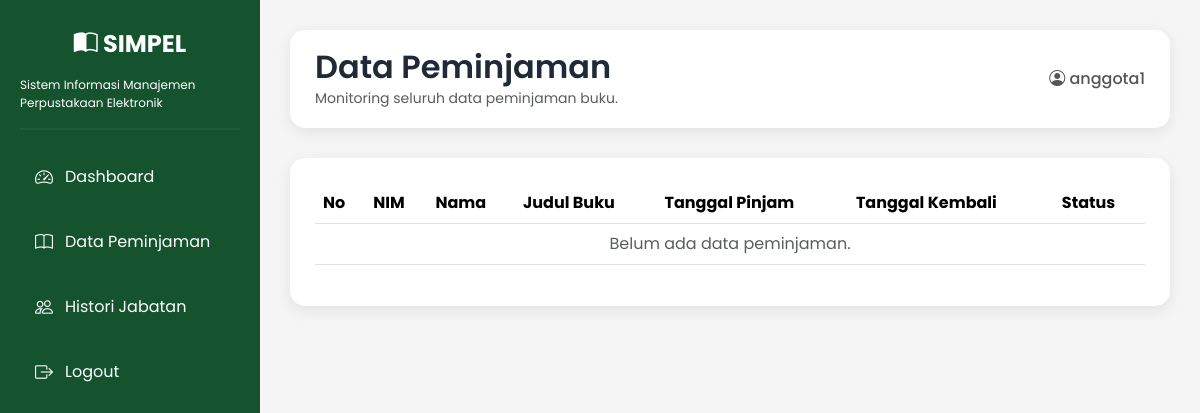
Page /data-peminjaman-kepala/ (signed in) on the earlier database version.
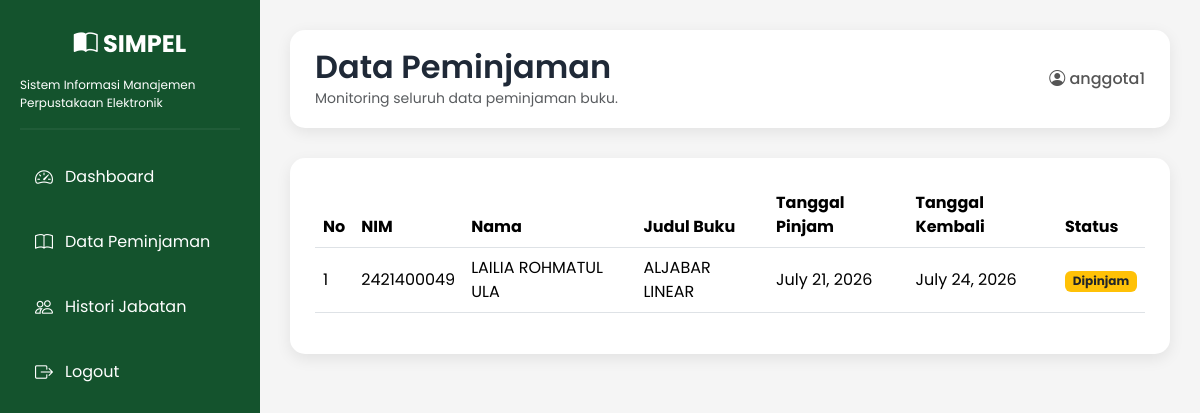
Same page on the later database version.
### library/models.py (models this page shows, shortened)
class Peminjaman(models.Model):
    STATUS = (
        ('Dipinjam', 'Dipinjam'),
        ('Dikembalikan', 'Dikembalikan'),
    )
    anggota = models.ForeignKey(Anggota, on_delete=models.CASCADE)
    buku = models.ForeignKey(Buku, on_delete=models.CASCADE)
    tanggal_pinjam = models.DateField()
    tanggal_kembali = models.DateField()
    status = models.CharField(max_length=20, choices=STATUS, default='Dipinjam')

class Anggota(models.Model):
    STATUS = (
        ('Menunggu', 'Menunggu'),
        ('Disetujui', 'Disetujui'),
        ('Ditolak', 'Ditolak'),
    )
    user = models.OneToOneField(
        User,
        on_delete=models.CASCADE,
        null=True,
        blank=True
    )
    nim = models.CharField(max_length=20)
    nama = models.CharField(max_length=100)
    prodi = models.CharField(max_length=100)
    fakultas = models.CharField(max_length=100)
    no_hp = models.CharField(max_length=20)
    alamat = models.TextField()
    status = models.CharField(
        max_length=20,
        choices=STATUS,
        default='Menunggu'
    )

class Buku(models.Model):
    kode_buku = models.CharField(max_length=20, unique=True)
    judul = models.CharField(max_length=200)
    penulis = models.CharField(max_length=100)
    penerbit = models.CharField(max_length=100)
    tahun_terbit = models.PositiveIntegerField()
    kategori = models.CharField(max_length=100)
    isbn = models.CharField(max_length=20, blank=True)
    lokasi_rak = models.CharField(
        max_length=50,
        default="Rak A1"
    )
    kondisi = models.CharField(
        max_length=20,
        choices=[
            ('Baik', 'Baik'),
            ('Rusak', 'Rusak'),
        ],
        default='Baik'
    )
    stok = models.PositiveIntegerField(default=0)

### library/views.py (the view)
# urls.py: path('data-peminjaman-kepala/',views.data_peminjaman_kepala,name='data_peminjaman_kepala'),
@login_required(login_url='login')
def data_peminjaman_kepala(request):
    data = Peminjaman.objects.select_related(
        'anggota',
        'buku'
    ).all().order_by('-tanggal_pinjam')
    return render(
        request,
        'library/data_peminjaman_kepala.html',
        {
            'data': data
        }
    )

### library/templates/library/data_peminjaman_kepala.html (shortened to what this page needs)
{% extends 'library/base_kepala.html' %}
{% block content %}
<div class="topbar">
    <div>
        <h2>Data Peminjaman</h2>
        <small class="text-muted">
            Monitoring seluruh data peminjaman buku.
        </small>
    </div>
    <div class="user">
        <i class="bi bi-person-circle"></i>
        {{ request.user.username }}
    </div>
</div>
<div class="table-container">
    <table class="table table-hover">
        <thead>
            <tr>
                <th>No</th>
                <th>NIM</th>
                <th>Nama</th>
                <th>Judul Buku</th>
                <th>Tanggal Pinjam</th>
                <th>Tanggal Kembali</th>
                <th>Status</th>
            </tr>
        </thead>
        <tbody>
        {% for item in data %}
            <tr>
                <td>{{ forloop.counter }}</td>
                <td>{{ item.anggota.nim }}</td>
                <td>{{ item.anggota.nama }}</td>
                <td>{{ item.buku.judul }}</td>
                <td>{{ item.tanggal_pinjam }}</td>
                <td>{{ item.tanggal_kembali }}</td>
                <td>
                    {% if item.status == "Dipinjam" %}
                        <span class="badge bg-warning text-dark">
                            Dipinjam
                        </span>
                    {% else %}
                        <span class="badge bg-success">
                            Dikembalikan
                        </span>
                    {% endif %}
                </td>
            </tr>
        {% empty %}
            <tr>
                <td colspan="7" class="text-center text-muted">
                    Belum ada data peminjaman.
                </td>
            </tr>
        {% endfor %}
        </tbody>
    </table>
</div>
{% endblock %}

Differences in the rows shown:
added Peminjaman: anggota.nim "2421400049", anggota.nama "LAILIA ROHMATUL ULA", buku.judul "ALJABAR LINEAR", tanggal_pinjam "July 21, 2026", tanggal_kembali "July 24, 2026", status "Dipinjam"
Other differences:
text no longer shown: "Belum ada data peminjaman."
